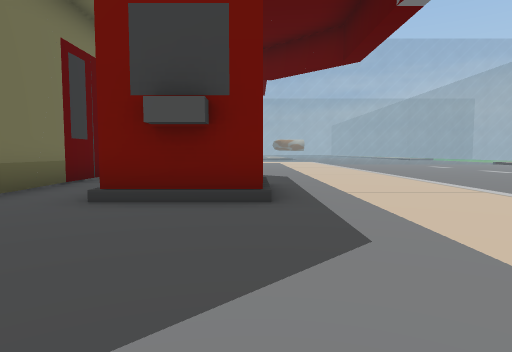
View 1 (above)

24 first-person views from a walk through a 3-D level made in the Unity game engine. The camera is 0.59 m above the floor, tilts 4° down and sees 75° across. The floor is counted in squares, 1 m on a side. Each view is taken from the middle of a square. On the plan, view 1 faces up. The plan holds only what a view shows up to about 9 squares ahead; the rest is blank. The place goes on beyond the plan. Some animated figures are not drawn.

View 2
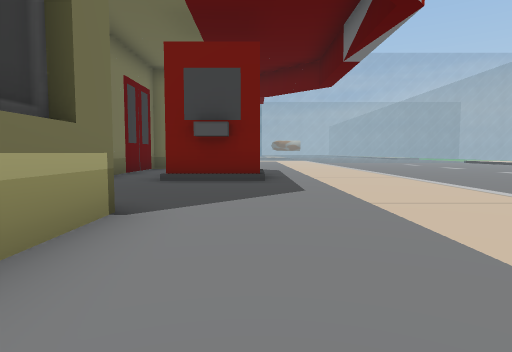

View 3
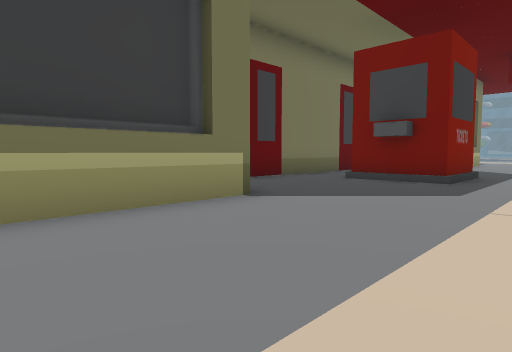

View 4
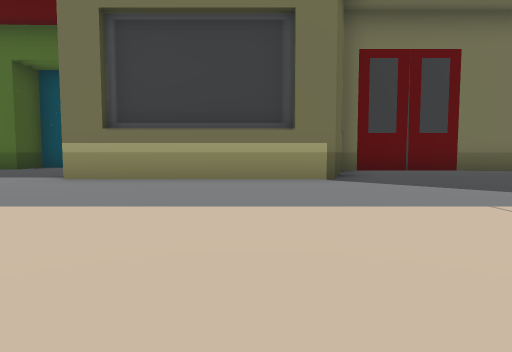

View 5
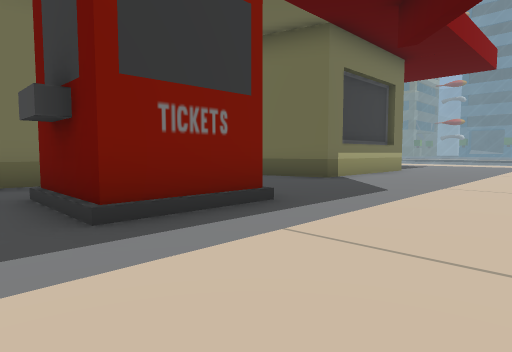

View 6
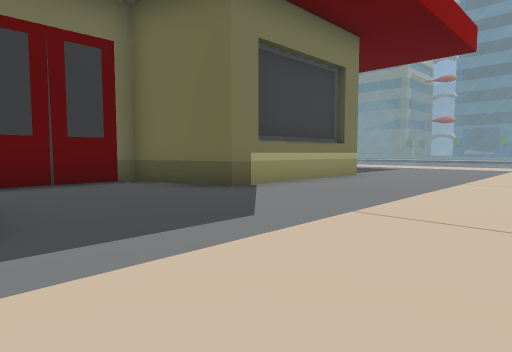

View 7
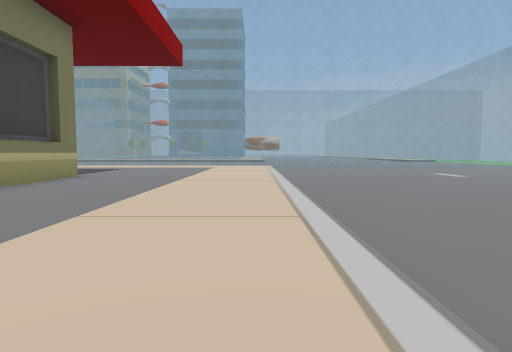

View 8
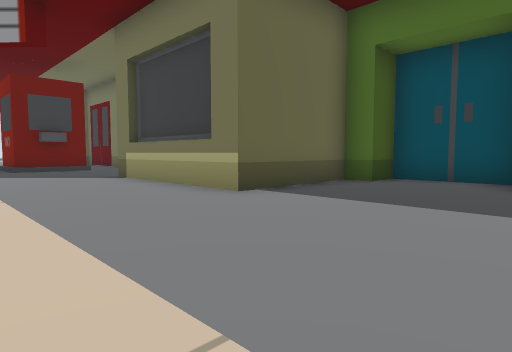

View 9
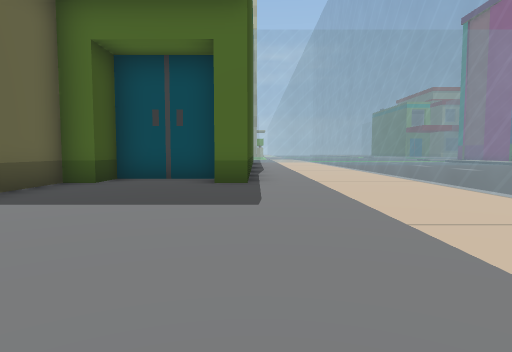

View 10
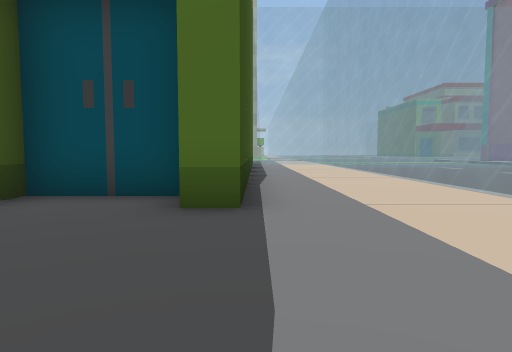

View 11
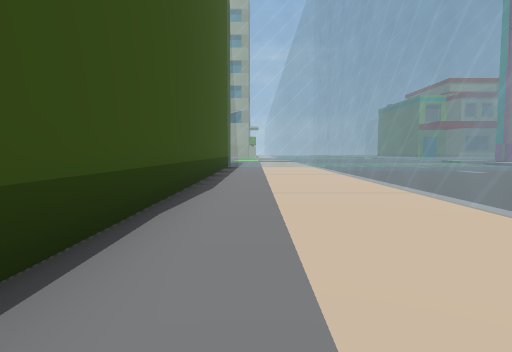

View 12
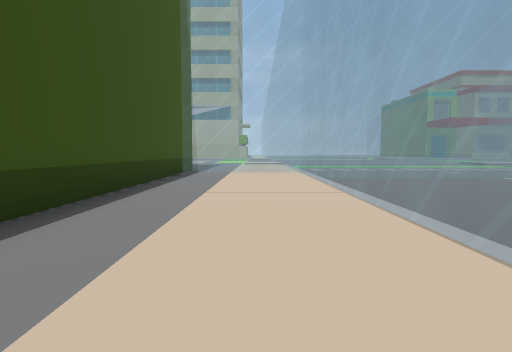

View 13
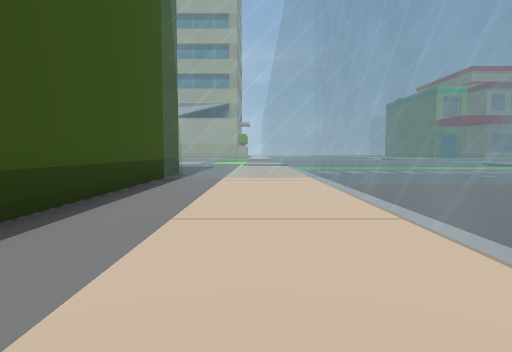

View 14
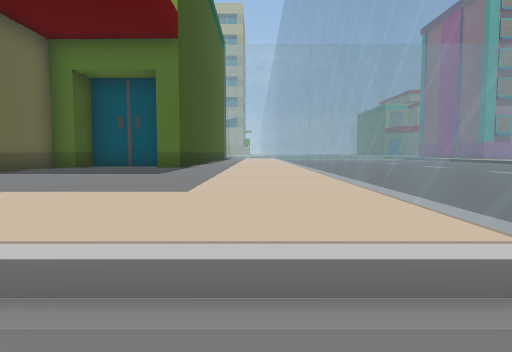

View 15
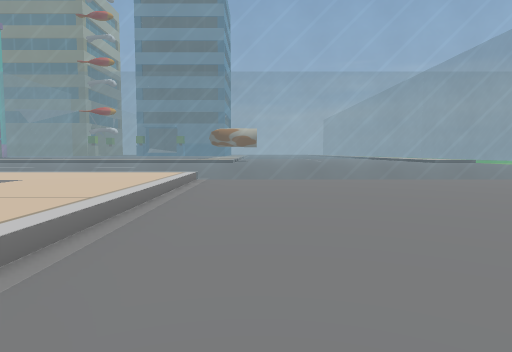

View 16
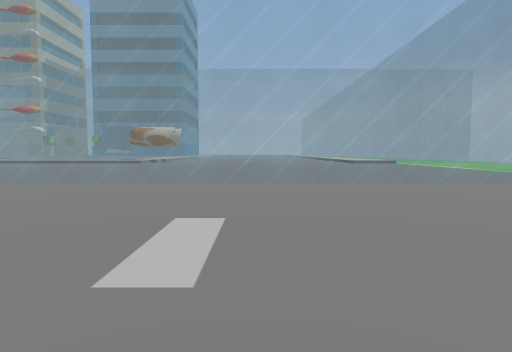

View 17
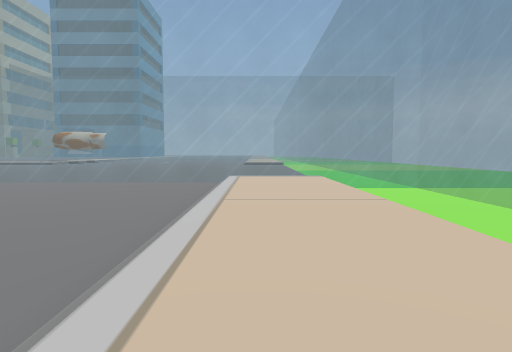

View 18
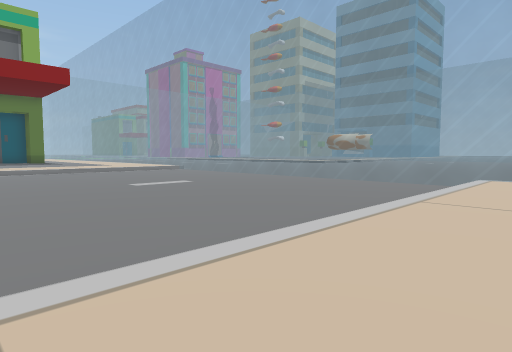

View 19
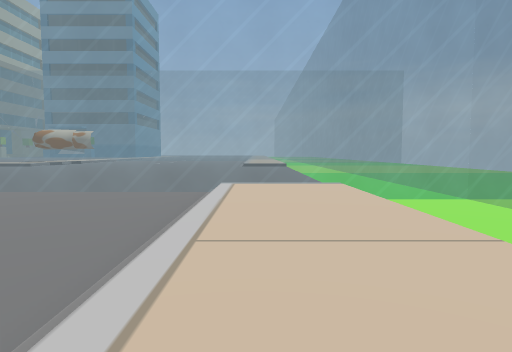

View 20
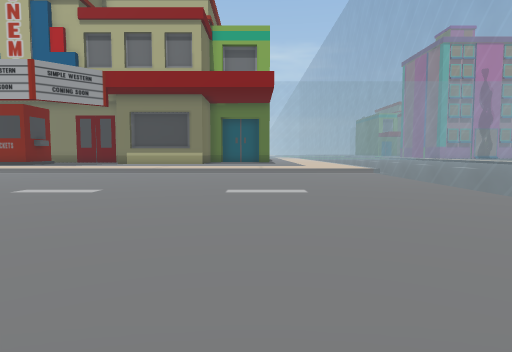

View 21
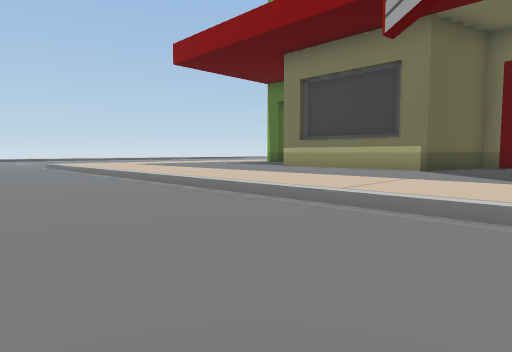

View 22
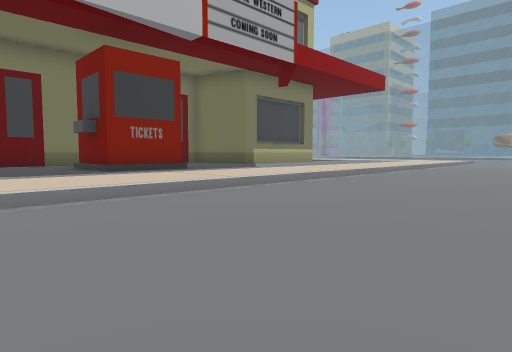

View 23
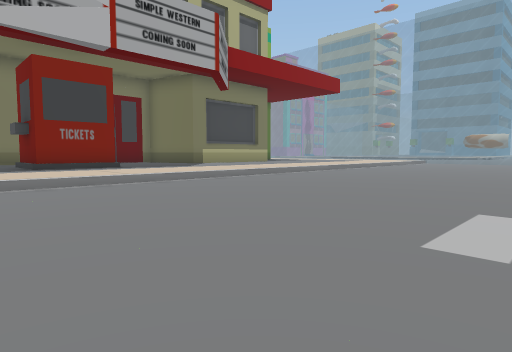

View 24
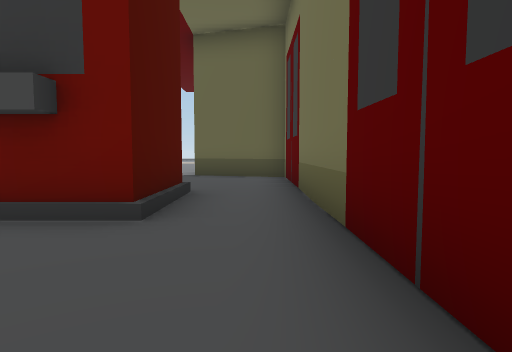

### Floor plan
Key: @ floor where view 1 was taken; # wall or solid block; . main floor; - floor 0.15 m lower than the main floor; = window, fence, low wall or low ledge; v drop or lower ground.
Columns run from 19 left of view 1 to 20 right of it. Each row starts with its distance up from view 1.
 24 =========== == ====    =================
 23 ========================================
 22 ========================================
 21 ==.....................------------..vv=
 20 ==.....................------------..vv=
 19 ==.....................------------..vv=
 18 ==#############........------------..vv
 17              ##........------------..vv
 16              #.........------------..vv
 15              ##........------------..v
 14               ####.....------------..
 13                  #.....-------- ---..
 12                  #.....-------
 11                  #.....------
 10                ###.....------
  9                #.......------
  8                #.......------
  7                #.......------
  6                #.###...-------
  5                #.###...-------
  4                #.###...-------
  3                #.......-------
  2                #.......-------
  1                ##......-----
  0                 ##.@...----
 -1                  #.....----
 -2                  #.....---
 -3                  #.....---
 -4                  #.....---

Where each view was taken, in squares from view 1:
view 1: 0 up, 0 right, facing up
view 2: 3 down, 0 right, facing up
view 3: 3 down, 2 right, facing up-left
view 4: 1 down, 4 right, facing left
view 5: 3 up, 3 right, facing up-left
view 6: 6 up, 3 right, facing up-left
view 7: 6 up, 3 right, facing up
view 8: 18 up, 2 right, facing down-left
view 9: 18 up, 2 right, facing left
view 10: 18 up, 1 left, facing left
view 11: 19 up, 4 left, facing left
view 12: 20 up, 8 left, facing left
view 13: 20 up, 10 left, facing left
view 14: 20 up, 5 right, facing left
view 15: 14 up, 5 right, facing up
view 16: 15 up, 10 right, facing up
view 17: 13 up, 16 right, facing up
view 18: 13 up, 17 right, facing up-left
view 19: 15 up, 16 right, facing up
view 20: 17 up, 16 right, facing left
view 21: 3 up, 7 right, facing down-left
view 22: 1 up, 8 right, facing up-left
view 23: 2 up, 10 right, facing up-left
view 24: 9 up, 3 left, facing down
